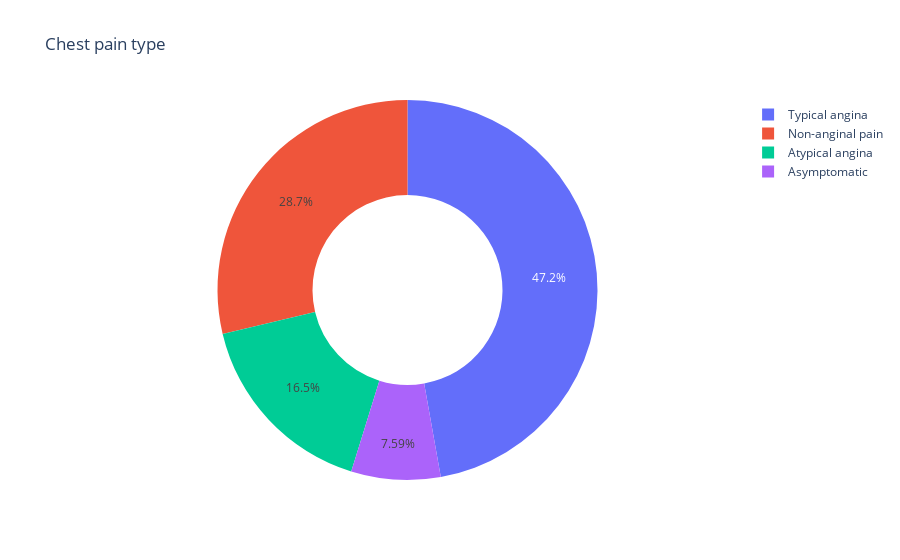

Notebook cell for this chart:
### Code cell
pie_graph(data_eda,"Chest pain type",'chest_pain_type')

### Figure 1 — Plotly figure (JSON) as saved in the notebook; plotly's stock layout.template omitted (floating-point values rounded to 4 significant figures)
{"data": [{"hole": 0.5, "labels": ["Typical angina", "Non-anginal pain", "Atypical angina", "Asymptomatic"], "type": "pie", "values": [143, 87, 50, 23]}], "layout": {"title": {"text": "Chest pain type"}}}
